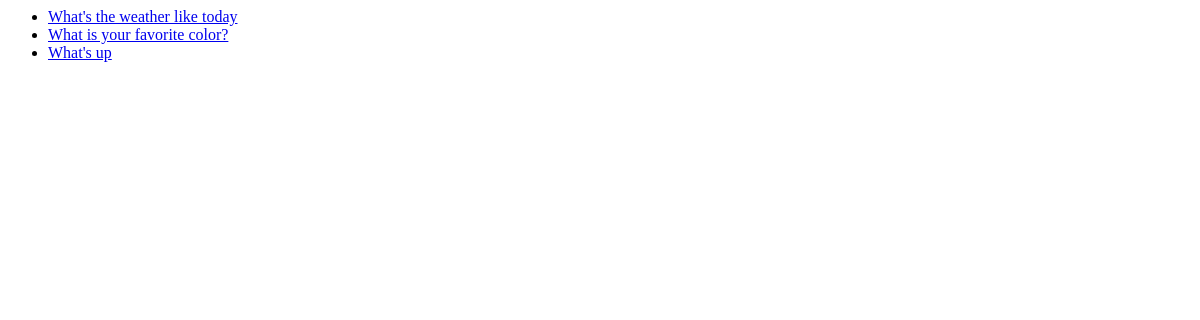
/polls/, run on an earlier commit of the app's database.
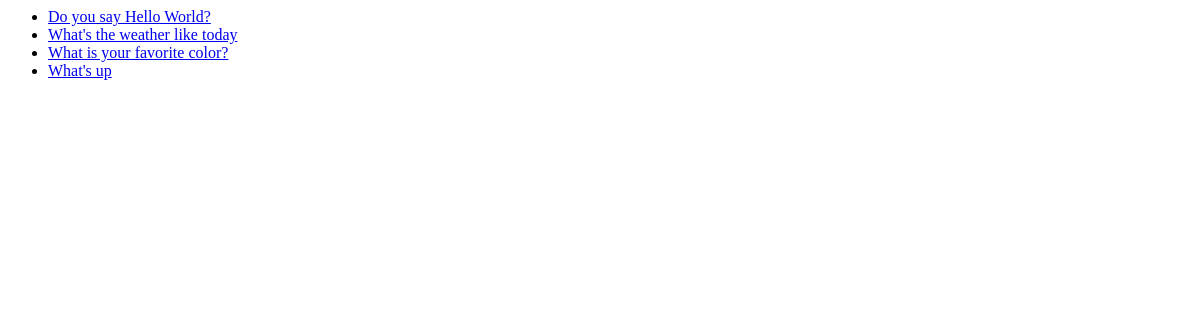
And on a later commit of the database.
### polls/models.py (models this page shows, shortened)
class Question(models.Model):
    question_text = models.CharField(max_length=200)
    pub_date = models.DateTimeField('date published')

### polls/views.py (the view)
# urls.py: path('', views.index, name='index'),
def index(request):
    latest_question_list = Question.objects.order_by('-pub_date')[:5]
    context = {'latest_question_list': latest_question_list}
    return render(request, 'polls/index.html', context)

### polls/templates/polls/index.html
{% if latest_question_list %}
<ul>
    {% for question in latest_question_list %}
    <li> <a href="{% url 'polls:detail' question.id  %}"> {{question.question_text}} <a /> </li>
    {% endfor %}
</ul>
{% else %}
<p> No polls are available </p>
{% endif %}

What changed in the data, as far as the page shows it:
added Question: question_text "Do you say Hello World?"
